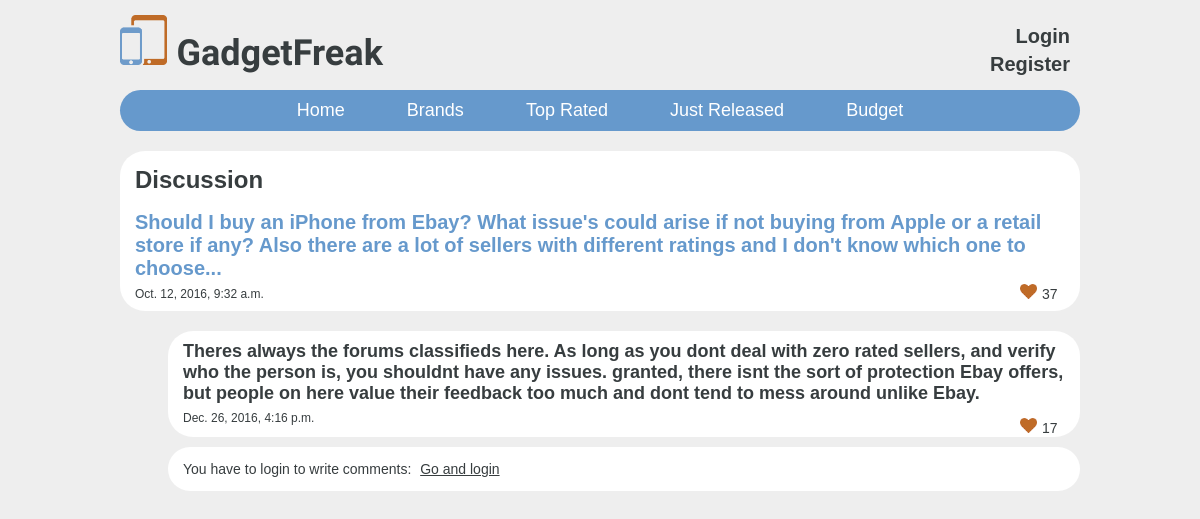
Before: /forum/1 with the older database file.
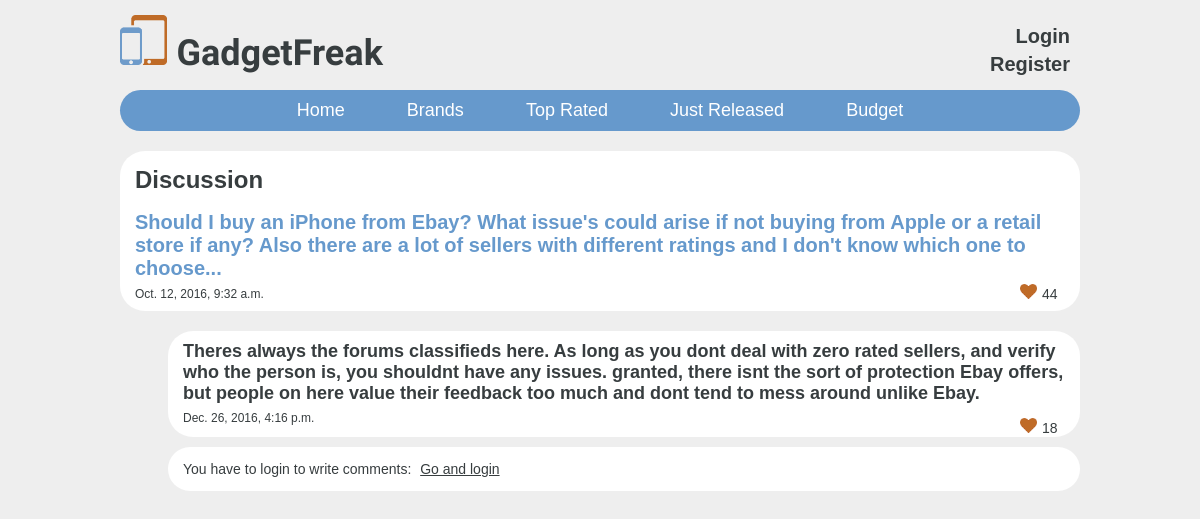
After: the same page with the newer database file.
### forum/models.py (models this page shows, shortened)
class Topic(models.Model):
    device = models.ForeignKey(Device, on_delete=models.SET_NULL, blank=True, null=True, default=None)
    body = models.CharField(max_length=1000)
    date = models.DateTimeField(default=datetime.now)
    author = models.ForeignKey(User, on_delete=models.SET_NULL, null=True)
    hearts = models.IntegerField(default=0)

class Comment(models.Model):
    topic = models.ForeignKey(Topic, on_delete=models.CASCADE)
    body = models.CharField(max_length=1000)
    date = models.DateTimeField(default=datetime.now)
    author = models.ForeignKey(User, on_delete=models.SET_NULL, null=True)
    hearts = models.IntegerField(default=0)

### forum/views.py (the view, shortened to what this page needs)
# urls.py: url(r'^(?P<topic_id>[0-9]+)$', views.topic, name='topic'),
def topic(request, topic_id):
    form_class = CommentPostForm
    template_name = 'forum/forum.html'
    curr_topic = Topic.objects.get(id=topic_id)
    context = {
        "topic": curr_topic,
        "comments": Topic.objects.get(id=topic_id).comment_set.all(),
    }
    if request.method == 'GET':
        return render(request, template_name, context)

### forum/templates/forum/forum.html (shortened to what this page needs)
{% extends 'home/base.html' %}
{% load staticfiles %}
{% block body %}
    <div id="discussion" class="full_menu">
        <div class="menu_title_divided">
            <h2 id="discussion_h">Discussion</h2>
        </div>
        <div>
            <div class="topic_info_forum">
                <h3 class="topic_head_forum">{{ topic.body }}</h3>
                <time class="topic_date_forum">{{ topic.date }}</time>
                <div class="like_section">
                    {% if user.is_authenticated %}
                        <a href="{% url 'topic_heart' topic.id %}"><img src="{% static 'images/heart.png' %}" alt="Heart" class="heart_icon"></a>
                    {% else %}
                        <img src="{% static 'images/heart.png' %}" alt="Heart" class="heart_icon">
                    {% endif %}
                    <p class="like_count">{{ topic.hearts }}</p>
                </div>
            </div>
        </div>
    </div>
    <div>
    {% for comment in comments %}
        <div class="answer">
            <div class="topic_info_forum">
                <h3 class="topic_answer_forum">{{ comment.body }}</h3>
                <time class="topic_date_forum">{{ comment.date }}</time>
                <div class="like_section">
                    {% if user.is_authenticated %}
                        <a href="{% url 'comment_heart' comment.id %}"><img src="{% static 'images/heart.png' %}" alt="Heart" class="heart_icon"></a>
                    {% else %}
                        <img src="{% static 'images/heart.png' %}" alt="Heart" class="heart_icon">
                    {% endif %}
                    <p class="like_count">{{ comment.hearts }}</p>
                </div>
            </div>
        </div>
    {% endfor %}
    <div class="answer">
        {% if user.is_authenticated %}
            <form id="reply_form" class="form" action="" method="post" enctype="multipart/form-data" autocomplete="on">
                {% csrf_token %}
                <textarea class="topic_answer_textarea" name="body" placeholder="Write a comment..."></textarea>
                <Button type="submit">Post</Button>
            </form>
        {% else %}
            <p id="login_comment">
				You have to login to write comments:
				<a id="login_comment_link" href="/user/login/redirect{{ request.path }}">Go and login</a>
			</p>
        {% endif %}
    </div>
{% endblock %}

Changed rows visible on the page:
changed Topic: hearts "37" → "44"
changed Comment: hearts "17" → "18"
